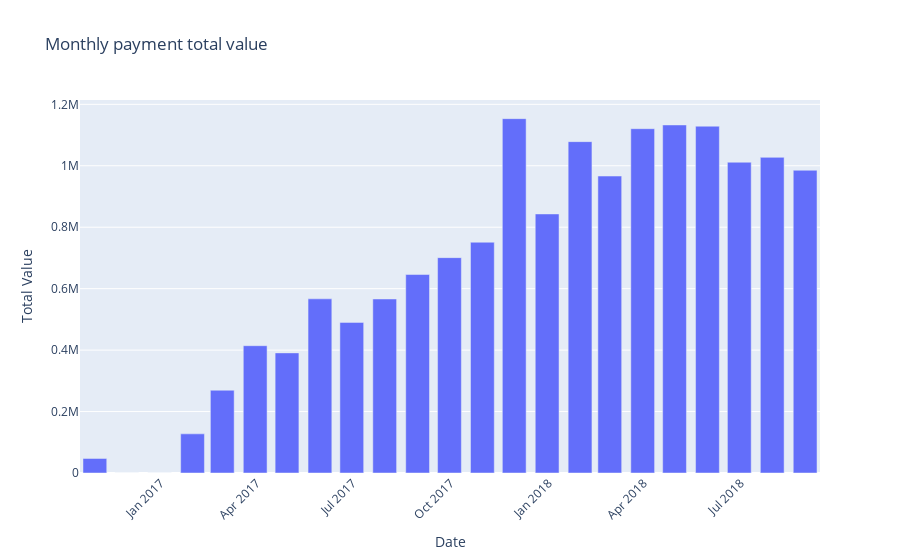

The code cell stored with this chart in its notebook:
### Code cell
# 시각화 1 (Visualization 1)
import plotly.express as px  # Import the Plotly Express library for easy plotting (Plotly Express 라이브러리 임포트)

fig = px.bar(  # Create a bar chart using Plotly Express (Plotly Express를 사용하여 막대 차트 생성)
    x=merge_order_monthlySum.index,  # Set the x-axis to be the months (x축은 월을 설정)
    y=merge_order_monthlySum.values.squeeze(),  # Set the y-axis to be the values corresponding to each month (y축은 각 월에 해당하는 값을 설정)
    title="Monthly payment total value",  # Set the title of the chart (차트 제목 설정)
    labels={  # Set the labels for x and y axes (x, y축의 레이블 설정)
        "x": "Date",  # x-axis label as 'Date' (x축 레이블을 'Date'로 설정)
        "y": "Total Value"  # y-axis label as 'Total Value' (y축 레이블을 'Total Value'로 설정)
    }
)

fig.update_layout(xaxis_tickangle=-45)  # Rotate the x-axis ticks by -45 degrees to avoid overlap (x축 눈금 레이블을 -45도로 회전시켜 겹침 방지)

fig.show()  # Display the plot (차트 표시)

### Figure 1 — Plotly figure (JSON) as saved in the notebook; plotly's stock layout.template omitted (floating-point values rounded to 4 significant figures)
{"data": [{"hovertemplate": "Date=%{x}<br>Total Value=%{y}<extra></extra>", "legendgroup": "", "marker": {"color": "#636efa", "pattern": {"shape": ""}}, "name": "", "orientation": "v", "showlegend": false, "textposition": "auto", "type": "bar", "x": ["2016-10-31T00:00:00.000000000", "2016-11-30T00:00:00.000000000", "2016-12-31T00:00:00.000000000", "2017-01-31T00:00:00.000000000", "2017-02-28T00:00:00.000000000", "2017-03-31T00:00:00.000000000", "2017-04-30T00:00:00.000000000", "2017-05-31T00:00:00.000000000", "2017-06-30T00:00:00.000000000", "2017-07-31T00:00:00.000000000", "2017-08-31T00:00:00.000000000", "2017-09-30T00:00:00.000000000", "2017-10-31T00:00:00.000000000", "2017-11-30T00:00:00.000000000", "2017-12-31T00:00:00.000000000", "2018-01-31T00:00:00.000000000", "2018-02-28T00:00:00.000000000", "2018-03-31T00:00:00.000000000", "2018-04-30T00:00:00.000000000", "2018-05-31T00:00:00.000000000", "2018-06-30T00:00:00.000000000", "2018-07-31T00:00:00.000000000", "2018-08-31T00:00:00.000000000"], "xaxis": "x", "y": [47270.0, 0.0, 19.62, 127400.0, 269500.0, 414400.0, 391000.0, 566900.0, 490200.0, 566400.0, 646000.0, 701000.0, 751100.0, 1153000.0, 843200.0, 1079000.0, 966600.0, 1121000.0, 1133000.0, 1129000.0, 1012000.0, 1027000.0, 985400.0], "yaxis": "y"}], "layout": {"barmode": "relative", "legend": {"tracegroupgap": 0}, "title": {"text": "Monthly payment total value"}, "xaxis": {"anchor": "y", "domain": [0, 1], "tickangle": -45, "title": {"text": "Date"}}, "yaxis": {"anchor": "x", "domain": [0, 1], "title": {"text": "Total Value"}}}}
